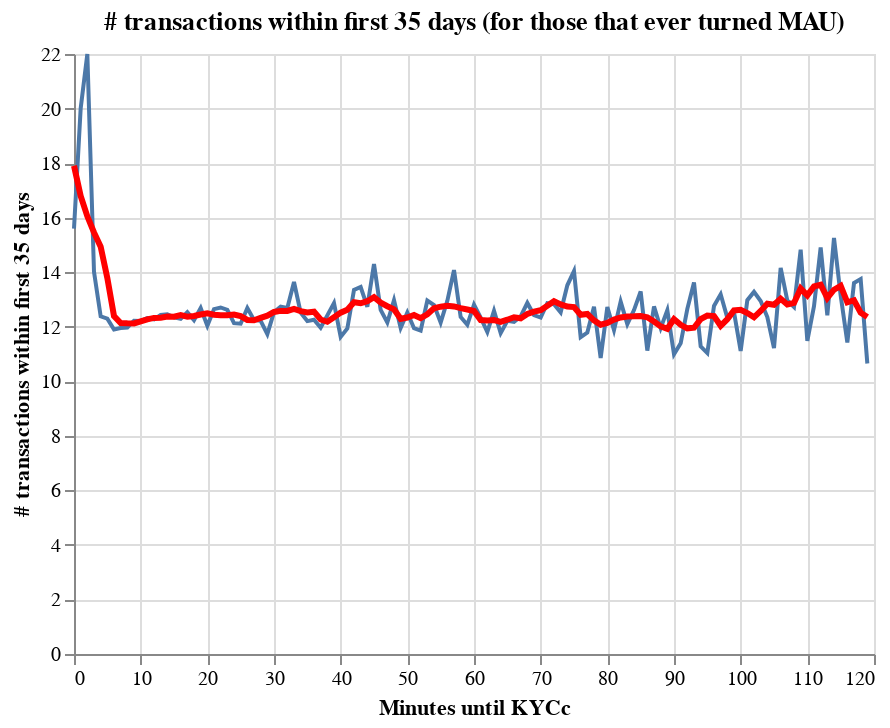

Write notebook code for a chart like this one.
### Code cell
data = pd.read_pickle("kyc_time.pkl")


data = data.loc[data["total"] > 0, :]
data["time_diff"] = data["time_diff"].round(0)

data = data.groupby(["time_diff"]).agg("mean").reset_index()


data = data.loc[data["time_diff"] < 120, :]

original = (
    alt.Chart(data)
    .mark_line()
    .encode(
        x=alt.X("time_diff:Q", axis=alt.Axis(title="Minutes until KYCc")),
        y=alt.Y("total:Q", axis=alt.Axis(title="# transactions within first 35 days")),
    )
    .properties(
        title="# transactions within first 35 days (for those that ever turned MAU)",
        width=400,
    )
)


ma = (
    alt.Chart(data)
    .mark_line(color="red", size=3)
    .transform_window(rolling_mean="mean(total)", frame=[-3, 3])
    .encode(x="time_diff:Q", y="rolling_mean:Q")
)

original + ma

### Figure 1 — Vega-Lite specification as saved in the notebook (floating-point values rounded to 4 significant figures)
{"config": {"view": {"continuousWidth": 400, "continuousHeight": 300}}, "layer": [{"mark": "line", "encoding": {"x": {"type": "quantitative", "axis": {"title": "Minutes until KYCc"}, "field": "time_diff"}, "y": {"type": "quantitative", "axis": {"title": "# transactions within first 35 days"}, "field": "total"}}, "title": "# transactions within first 35 days (for those that ever turned MAU)", "width": 400}, {"mark": {"type": "line", "color": "red", "size": 3}, "encoding": {"x": {"type": "quantitative", "field": "time_diff"}, "y": {"type": "quantitative", "field": "rolling_mean"}}, "transform": [{"window": [{"op": "mean", "field": "total", "as": "rolling_mean"}], "frame": [-3, 3]}]}], "data": {"name": "data-e3de6e89341ed958583499c0a1568c74"}, "$schema": "https://vega.github.io/schema/vega-lite/v4.0.2.json", "datasets": {"data-e3de6e89341ed958583499c0a1568c74": [{"time_diff": 0, "attempts": 1.0, "total": 15.6, "volume": 2881.0, "activated": 1.0}, {"time_diff": 1, "attempts": 1.0, "total": 20.0, "volume": 6070.0, "activated": 1.0}, {"time_diff": 2, "attempts": 1.0, "total": 22.0, "volume": 776.5, "activated": 1.0}, {"time_diff": 3, "attempts": 1.0, "total": 14.01, "volume": 1977.0, "activated": 1.0}, {"time_diff": 4, "attempts": 1.0, "total": 12.38, "volume": 2248.0, "activated": 1.0}, {"time_diff": 5, "attempts": 1.001, "total": 12.29, "volume": 2155.0, "activated": 1.0}, {"time_diff": 6, "attempts": 1.002, "total": 11.9, "volume": 2062.0, "activated": 1.0}, {"time_diff": 7, "attempts": 1.004, "total": 11.95, "volume": 1973.0, "activated": 1.0}, {"time_diff": 8, "attempts": 1.008, "total": 11.97, "volume": 2014.0, "activated": 1.0}, {"time_diff": 9, "attempts": 1.015, "total": 12.22, "volume": 1967.0, "activated": 1.0}, {"time_diff": 10, "attempts": 1.025, "total": 12.21, "volume": 1971.0, "activated": 1.0}, {"time_diff": 11, "attempts": 1.038, "total": 12.32, "volume": 1955.0, "activated": 1.0}, {"time_diff": 12, "attempts": 1.058, "total": 12.27, "volume": 1982.0, "activated": 1.0}, {"time_diff": 13, "attempts": 1.075, "total": 12.43, "volume": 2028.0, "activated": 1.0}, {"time_diff": 14, "attempts": 1.093, "total": 12.46, "volume": 2105.0, "activated": 1.0}, {"time_diff": 15, "attempts": 1.12, "total": 12.35, "volume": 2114.0, "activated": 1.0}, {"time_diff": 16, "attempts": 1.144, "total": 12.29, "volume": 2131.0, "activated": 1.0}, {"time_diff": 17, "attempts": 1.168, "total": 12.53, "volume": 2086.0, "activated": 1.0}, {"time_diff": 18, "attempts": 1.189, "total": 12.24, "volume": 2134.0, "activated": 1.0}, {"time_diff": 19, "attempts": 1.236, "total": 12.69, "volume": 2039.0, "activated": 1.0}, {"time_diff": 20, "attempts": 1.267, "total": 12.03, "volume": 2195.0, "activated": 1.0}, {"time_diff": 21, "attempts": 1.31, "total": 12.64, "volume": 2210.0, "activated": 1.0}, {"time_diff": 22, "attempts": 1.308, "total": 12.71, "volume": 2228.0, "activated": 1.0}, {"time_diff": 23, "attempts": 1.313, "total": 12.62, "volume": 2342.0, "activated": 1.0}, {"time_diff": 24, "attempts": 1.347, "total": 12.13, "volume": 2230.0, "activated": 1.0}, {"time_diff": 25, "attempts": 1.377, "total": 12.11, "volume": 2041.0, "activated": 1.0}, {"time_diff": 26, "attempts": 1.353, "total": 12.69, "volume": 2462.0, "activated": 1.0}, {"time_diff": 27, "attempts": 1.363, "total": 12.25, "volume": 1988.0, "activated": 1.0}, {"time_diff": 28, "attempts": 1.347, "total": 12.22, "volume": 2198.0, "activated": 1.0}, {"time_diff": 29, "attempts": 1.342, "total": 11.73, "volume": 2002.0, "activated": 1.0}, {"time_diff": 30, "attempts": 1.319, "total": 12.54, "volume": 1949.0, "activated": 1.0}, {"time_diff": 31, "attempts": 1.371, "total": 12.74, "volume": 1852.0, "activated": 1.0}, {"time_diff": 32, "attempts": 1.371, "total": 12.69, "volume": 1973.0, "activated": 1.0}, {"time_diff": 33, "attempts": 1.414, "total": 13.64, "volume": 2126.0, "activated": 1.0}, {"time_diff": 34, "attempts": 1.419, "total": 12.51, "volume": 2015.0, "activated": 1.0}, {"time_diff": 35, "attempts": 1.436, "total": 12.21, "volume": 2493.0, "activated": 1.0}, {"time_diff": 36, "attempts": 1.461, "total": 12.26, "volume": 2155.0, "activated": 1.0}, {"time_diff": 37, "attempts": 1.502, "total": 11.96, "volume": 1988.0, "activated": 1.0}, {"time_diff": 38, "attempts": 1.463, "total": 12.42, "volume": 1905.0, "activated": 1.0}, {"time_diff": 39, "attempts": 1.477, "total": 12.87, "volume": 2046.0, "activated": 1.0}, {"time_diff": 40, "attempts": 1.538, "total": 11.62, "volume": 2037.0, "activated": 1.0}, {"time_diff": 41, "attempts": 1.567, "total": 11.94, "volume": 1958.0, "activated": 1.0}, {"time_diff": 42, "attempts": 1.539, "total": 13.35, "volume": 2659.0, "activated": 1.0}, {"time_diff": 43, "attempts": 1.519, "total": 13.46, "volume": 2417.0, "activated": 1.0}, {"time_diff": 44, "attempts": 1.497, "total": 12.73, "volume": 2341.0, "activated": 1.0}, {"time_diff": 45, "attempts": 1.541, "total": 14.3, "volume": 2021.0, "activated": 1.0}, {"time_diff": 46, "attempts": 1.525, "total": 12.62, "volume": 2232.0, "activated": 1.0}, {"time_diff": 47, "attempts": 1.494, "total": 12.16, "volume": 1901.0, "activated": 1.0}, {"time_diff": 48, "attempts": 1.517, "total": 12.98, "volume": 2024.0, "activated": 1.0}, {"time_diff": 49, "attempts": 1.594, "total": 11.96, "volume": 2079.0, "activated": 1.0}, {"time_diff": 50, "attempts": 1.534, "total": 12.52, "volume": 1967.0, "activated": 1.0}, {"time_diff": 51, "attempts": 1.543, "total": 11.95, "volume": 1910.0, "activated": 1.0}, {"time_diff": 52, "attempts": 1.575, "total": 11.86, "volume": 2013.0, "activated": 1.0}, {"time_diff": 53, "attempts": 1.54, "total": 12.96, "volume": 1897.0, "activated": 1.0}, {"time_diff": 54, "attempts": 1.643, "total": 12.8, "volume": 2448.0, "activated": 1.0}, {"time_diff": 55, "attempts": 1.611, "total": 12.15, "volume": 2164.0, "activated": 1.0}, {"time_diff": 56, "attempts": 1.642, "total": 12.95, "volume": 1886.0, "activated": 1.0}, {"time_diff": 57, "attempts": 1.712, "total": 14.08, "volume": 1930.0, "activated": 1.0}, {"time_diff": 58, "attempts": 1.646, "total": 12.36, "volume": 2221.0, "activated": 1.0}, {"time_diff": 59, "attempts": 1.667, "total": 12.07, "volume": 1921.0, "activated": 1.0}, {"time_diff": 60, "attempts": 1.663, "total": 12.81, "volume": 1930.0, "activated": 1.0}, {"time_diff": 61, "attempts": 1.697, "total": 12.33, "volume": 1964.0, "activated": 1.0}, {"time_diff": 62, "attempts": 1.737, "total": 11.81, "volume": 1692.0, "activated": 1.0}, {"time_diff": 63, "attempts": 1.667, "total": 12.58, "volume": 1853.0, "activated": 1.0}, {"time_diff": 64, "attempts": 1.607, "total": 11.77, "volume": 2066.0, "activated": 1.0}, {"time_diff": 65, "attempts": 1.649, "total": 12.21, "volume": 2889.0, "activated": 1.0}, {"time_diff": 66, "attempts": 1.726, "total": 12.18, "volume": 2777.0, "activated": 1.0}, {"time_diff": 67, "attempts": 1.743, "total": 12.38, "volume": 2188.0, "activated": 1.0}, {"time_diff": 68, "attempts": 1.649, "total": 12.87, "volume": 1984.0, "activated": 1.0}, {"time_diff": 69, "attempts": 1.705, "total": 12.43, "volume": 2426.0, "activated": 1.0}, {"time_diff": 70, "attempts": 1.63, "total": 12.34, "volume": 2121.0, "activated": 1.0}, {"time_diff": 71, "attempts": 1.633, "total": 12.86, "volume": 3373.0, "activated": 1.0}, {"time_diff": 72, "attempts": 1.612, "total": 12.83, "volume": 1910.0, "activated": 1.0}, {"time_diff": 73, "attempts": 1.604, "total": 12.53, "volume": 2007.0, "activated": 1.0}, {"time_diff": 74, "attempts": 1.626, "total": 13.52, "volume": 2554.0, "activated": 1.0}, {"time_diff": 75, "attempts": 1.742, "total": 14.04, "volume": 2594.0, "activated": 1.0}, {"time_diff": 76, "attempts": 1.694, "total": 11.62, "volume": 1699.0, "activated": 1.0}, {"time_diff": 77, "attempts": 1.73, "total": 11.78, "volume": 2120.0, "activated": 1.0}, {"time_diff": 78, "attempts": 1.598, "total": 12.73, "volume": 2362.0, "activated": 1.0}, {"time_diff": 79, "attempts": 1.667, "total": 10.85, "volume": 1749.0, "activated": 1.0}, {"time_diff": 80, "attempts": 1.669, "total": 12.72, "volume": 1884.0, "activated": 1.0}, {"time_diff": 81, "attempts": 1.734, "total": 11.88, "volume": 2035.0, "activated": 1.0}, {"time_diff": 82, "attempts": 1.744, "total": 12.92, "volume": 1990.0, "activated": 1.0}, {"time_diff": 83, "attempts": 1.862, "total": 12.1, "volume": 2939.0, "activated": 1.0}, {"time_diff": 84, "attempts": 1.725, "total": 12.61, "volume": 1715.0, "activated": 1.0}, {"time_diff": 85, "attempts": 1.872, "total": 13.29, "volume": 1919.0, "activated": 1.0}, {"time_diff": 86, "attempts": 1.84, "total": 11.12, "volume": 3014.0, "activated": 1.0}, {"time_diff": 87, "attempts": 1.893, "total": 12.74, "volume": 1538.0, "activated": 1.0}, {"time_diff": 88, "attempts": 1.823, "total": 11.95, "volume": 1859.0, "activated": 1.0}, {"time_diff": 89, "attempts": 1.792, "total": 12.61, "volume": 2055.0, "activated": 1.0}, {"time_diff": 90, "attempts": 1.752, "total": 10.99, "volume": 1530.0, "activated": 1.0}, {"time_diff": 91, "attempts": 1.629, "total": 11.39, "volume": 1581.0, "activated": 1.0}, {"time_diff": 92, "attempts": 1.736, "total": 12.66, "volume": 2030.0, "activated": 1.0}, {"time_diff": 93, "attempts": 1.706, "total": 13.62, "volume": 2085.0, "activated": 1.0}, {"time_diff": 94, "attempts": 1.737, "total": 11.28, "volume": 1945.0, "activated": 1.0}, {"time_diff": 95, "attempts": 1.764, "total": 11.03, "volume": 1456.0, "activated": 1.0}, {"time_diff": 96, "attempts": 1.708, "total": 12.76, "volume": 2001.0, "activated": 1.0}, {"time_diff": 97, "attempts": 1.634, "total": 13.19, "volume": 2035.0, "activated": 1.0}, {"time_diff": 98, "attempts": 1.645, "total": 12.32, "volume": 2712.0, "activated": 1.0}, {"time_diff": 99, "attempts": 1.71, "total": 12.54, "volume": 1710.0, "activated": 1.0}, {"time_diff": 100, "attempts": 1.756, "total": 11.11, "volume": 1502.0, "activated": 1.0}, {"time_diff": 101, "attempts": 1.791, "total": 12.97, "volume": 2175.0, "activated": 1.0}, {"time_diff": 102, "attempts": 1.833, "total": 13.28, "volume": 2803.0, "activated": 1.0}, {"time_diff": 103, "attempts": 1.818, "total": 12.94, "volume": 2079.0, "activated": 1.0}, {"time_diff": 104, "attempts": 1.597, "total": 12.36, "volume": 2767.0, "activated": 1.0}, {"time_diff": 105, "attempts": 1.668, "total": 11.22, "volume": 1576.0, "activated": 1.0}, {"time_diff": 106, "attempts": 1.792, "total": 14.16, "volume": 2784.0, "activated": 1.0}, {"time_diff": 107, "attempts": 1.649, "total": 12.96, "volume": 1962.0, "activated": 1.0}, {"time_diff": 108, "attempts": 1.833, "total": 12.72, "volume": 1572.0, "activated": 1.0}, {"time_diff": 109, "attempts": 1.715, "total": 14.82, "volume": 2020.0, "activated": 1.0}, {"time_diff": 110, "attempts": 1.736, "total": 11.48, "volume": 1598.0, "activated": 1.0}, {"time_diff": 111, "attempts": 1.834, "total": 12.75, "volume": 1685.0, "activated": 1.0}, {"time_diff": 112, "attempts": 1.714, "total": 14.9, "volume": 2084.0, "activated": 1.0}, {"time_diff": 113, "attempts": 1.93, "total": 12.42, "volume": 1869.0, "activated": 1.0}, {"time_diff": 114, "attempts": 2.0, "total": 15.25, "volume": 2009.0, "activated": 1.0}, {"time_diff": 115, "attempts": 1.931, "total": 13.15, "volume": 2845.0, "activated": 1.0}, {"time_diff": 116, "attempts": 1.859, "total": 11.42, "volume": 2142.0, "activated": 1.0}, {"time_diff": 117, "attempts": 1.722, "total": 13.6, "volume": 1866.0, "activated": 1.0}, {"time_diff": 118, "attempts": 1.876, "total": 13.75, "volume": 2351.0, "activated": 1.0}, {"time_diff": 119, "attempts": 1.876, "total": 10.65, "volume": 1441.0, "activated": 1.0}]}}
